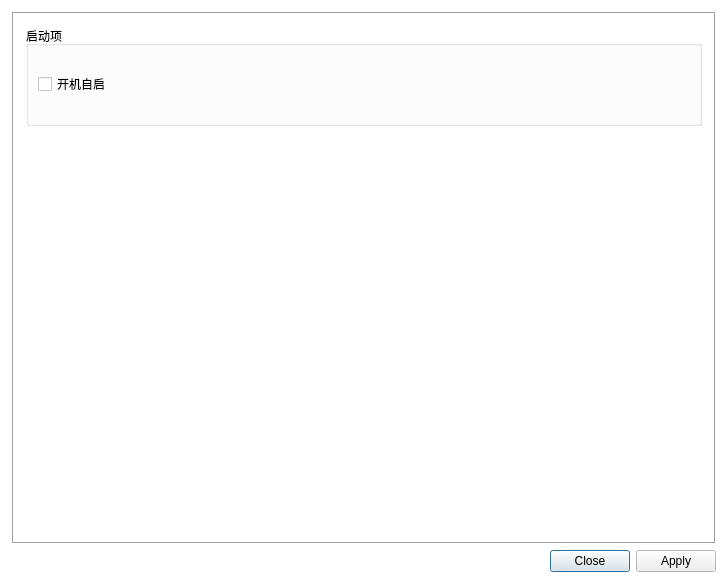
<?xml version="1.0" encoding="UTF-8"?>
<ui version="4.0">
 <class>Settings</class>
 <widget class="QDialog" name="Settings">
  <property name="geometry">
   <rect>
    <x>0</x>
    <y>0</y>
    <width>728</width>
    <height>584</height>
   </rect>
  </property>
  <property name="palette">
   <palette>
    <active>
     <colorrole role="Base">
      <brush brushstyle="SolidPattern">
       <color alpha="255">
        <red>255</red>
        <green>255</green>
        <blue>255</blue>
       </color>
      </brush>
     </colorrole>
     <colorrole role="Window">
      <brush brushstyle="SolidPattern">
       <color alpha="255">
        <red>255</red>
        <green>255</green>
        <blue>255</blue>
       </color>
      </brush>
     </colorrole>
    </active>
    <inactive>
     <colorrole role="Base">
      <brush brushstyle="SolidPattern">
       <color alpha="255">
        <red>255</red>
        <green>255</green>
        <blue>255</blue>
       </color>
      </brush>
     </colorrole>
     <colorrole role="Window">
      <brush brushstyle="SolidPattern">
       <color alpha="255">
        <red>255</red>
        <green>255</green>
        <blue>255</blue>
       </color>
      </brush>
     </colorrole>
    </inactive>
    <disabled>
     <colorrole role="Base">
      <brush brushstyle="SolidPattern">
       <color alpha="255">
        <red>255</red>
        <green>255</green>
        <blue>255</blue>
       </color>
      </brush>
     </colorrole>
     <colorrole role="Window">
      <brush brushstyle="SolidPattern">
       <color alpha="255">
        <red>255</red>
        <green>255</green>
        <blue>255</blue>
       </color>
      </brush>
     </colorrole>
    </disabled>
   </palette>
  </property>
  <property name="windowTitle">
   <string>设置</string>
  </property>
  <layout class="QGridLayout" name="gridLayout_2">
   <property name="leftMargin">
    <number>12</number>
   </property>
   <property name="topMargin">
    <number>12</number>
   </property>
   <property name="rightMargin">
    <number>12</number>
   </property>
   <property name="bottomMargin">
    <number>12</number>
   </property>
   <item row="0" column="0">
    <widget class="QScrollArea" name="scrollArea">
     <property name="frameShape">
      <enum>QFrame::Box</enum>
     </property>
     <property name="verticalScrollBarPolicy">
      <enum>Qt::ScrollBarAsNeeded</enum>
     </property>
     <property name="widgetResizable">
      <bool>true</bool>
     </property>
     <widget class="QWidget" name="scrollAreaWidgetContents">
      <property name="geometry">
       <rect>
        <x>0</x>
        <y>0</y>
        <width>700</width>
        <height>504</height>
       </rect>
      </property>
      <property name="sizePolicy">
       <sizepolicy hsizetype="Preferred" vsizetype="Preferred">
        <horstretch>0</horstretch>
        <verstretch>0</verstretch>
       </sizepolicy>
      </property>
      <layout class="QGridLayout" name="gridLayout">
       <property name="leftMargin">
        <number>12</number>
       </property>
       <property name="topMargin">
        <number>12</number>
       </property>
       <property name="rightMargin">
        <number>12</number>
       </property>
       <property name="bottomMargin">
        <number>12</number>
       </property>
       <item row="0" column="1" alignment="Qt::AlignTop">
        <widget class="QGroupBox" name="groupBox">
         <property name="sizePolicy">
          <sizepolicy hsizetype="Expanding" vsizetype="Fixed">
           <horstretch>0</horstretch>
           <verstretch>0</verstretch>
          </sizepolicy>
         </property>
         <property name="minimumSize">
          <size>
           <width>0</width>
           <height>100</height>
          </size>
         </property>
         <property name="title">
          <string>启动项</string>
         </property>
         <layout class="QGridLayout" name="gridLayout_3">
          <item row="0" column="0">
           <widget class="QCheckBox" name="autostart">
            <property name="text">
             <string>开机自启</string>
            </property>
            <property name="checked">
             <bool>false</bool>
            </property>
            <property name="tristate">
             <bool>false</bool>
            </property>
           </widget>
          </item>
         </layout>
        </widget>
       </item>
      </layout>
     </widget>
    </widget>
   </item>
   <item row="2" column="0">
    <widget class="QDialogButtonBox" name="dialogbtn">
     <property name="standardButtons">
      <set>QDialogButtonBox::Apply|QDialogButtonBox::Close</set>
     </property>
     <property name="centerButtons">
      <bool>false</bool>
     </property>
    </widget>
   </item>
  </layout>
 </widget>
 <resources/>
 <connections>
  <connection>
   <sender>dialogbtn</sender>
   <signal>rejected()</signal>
   <receiver>Settings</receiver>
   <slot>close()</slot>
   <hints>
    <hint type="sourcelabel">
     <x>363</x>
     <y>548</y>
    </hint>
    <hint type="destinationlabel">
     <x>363</x>
     <y>291</y>
    </hint>
   </hints>
  </connection>
 </connections>
</ui>
